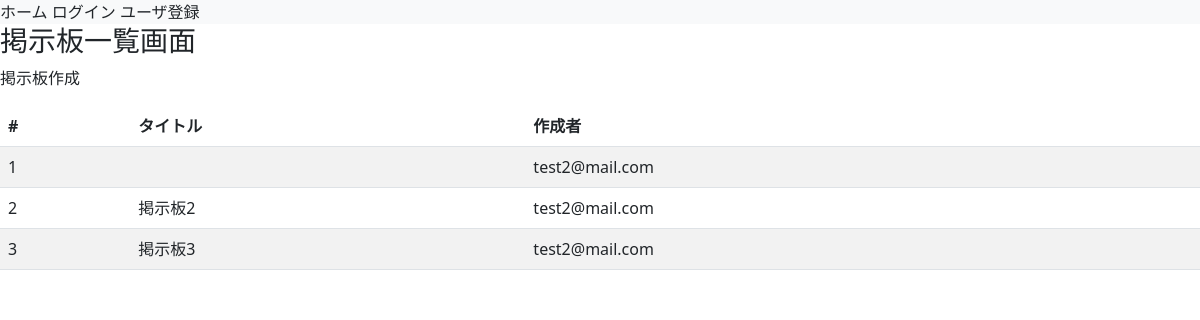
Page /boards/list_themes on the earlier database version.
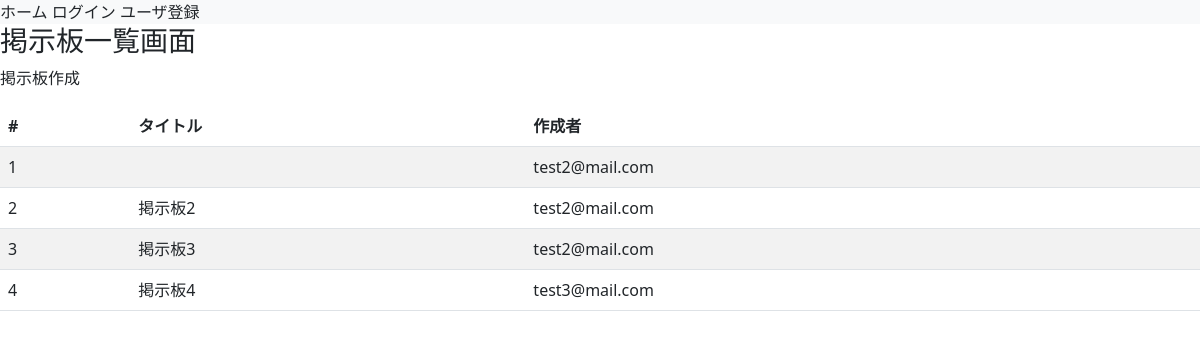
Same page on the later database version.
### boards/models.py (models this page shows)
class Themes(models.Model):
  title = models.CharField(max_length=255)
  user = models.ForeignKey(
    'accounts.Users', on_delete=models.CASCADE
  )
  objects = ThemesManager()
  class Meta:
    db_table = 'themes'

### accounts/models.py (models this page shows)
class Users(AbstractBaseUser, PermissionsMixin):
  username = models.CharField(max_length=255)
  age = models.PositiveIntegerField()
  email = models.EmailField(max_length=255, unique=True)
  is_active = models.BooleanField(default=True)
  is_staff = models.BooleanField(default=False)
  picture = models.FileField(null=True, upload_to='picture/')
  objects = UserManager()
  USERNAME_FIELD = 'email'
  REQUIRED_FIELDS = ['username']
  class Meta:
    db_table = 'users'

### boards/views.py (the view)
# urls.py: path('list_themes', views.list_themes, name='list_themes'),
def list_themes(request):
  themes = Themes.objects.fetch_all_themes()
  return render(request, 'boards/list_themes.html', context={
    'themes': themes
  })

### boards/models.py (called while the page is built)
  def fetch_all_themes(self):
    return self.order_by('id').all()

### templates/boards/list_themes.html (shortened to what this page needs)
{% extends "base.html" %}
{% block content %}
<h3>掲示板一覧画面</h3>
<p><a class="navbar-brand" href="{% url 'boards:create_theme' %}">掲示板作成</a></p>
<table class="table table-striped table-hover">
    <thead>
        <tr>
            <th>#</th>
            <th>タイトル</th>
            <th>作成者</th>
        </tr>
    </thead>
    <tbody>
        {% for theme in themes %}
            <tr>
                <td>{{ forloop.counter }}</td>
                <td>{{ theme.title }}</td>
                {% if theme.user.id == user.id %}
                    <td><a href="{% url 'boards:edit_theme' id=theme.id %}">{{ theme.user }}</a></td>
                {% else %}
                    <td>{{ theme.user }}</td>
                {% endif %}
            </tr>
        {% endfor %}
    </tbody>
</table>
{% endblock %}

### templates/base.html (shortened to what this page needs)
<!DOCTYPE html>
<html>
<head>
  <link href="https://cdn.jsdelivr.net/npm/bootstrap@5.3.0/dist/css/bootstrap.min.css" rel="stylesheet">
</head>
<body>
  <nav class="navv¥bar navbar-expand-lg navbar-light bg-light">
    <a class="navbar-brand" href="{% url 'accounts:home' %}">ホーム</a>
    {% if user.is_authenticated %}
      <a class="navbar-brand" href="{% url 'boards:list_themes' %}">掲示板一覧</a>
      <a class="navbar-brand" href="{% url 'accounts:user_logout' %}">ログアウト</a>
      <a class="navbar-brand" href="{% url 'accounts:user_edit' %}">ユーザ情報更新</a>
    {% else %}
      <a class="navbar-brand" href="{% url 'accounts:user_login' %}">ログイン</a>
      <a class="navbar-brand" href="{% url 'accounts:regist' %}">ユーザ登録</a>
    {% endif %}
  </nav>
  {% block content %}
  {% endblock %}
</body>
</html>

Differences in the rows shown:
added Themes: title "掲示板4", user "test3@mail.com"
